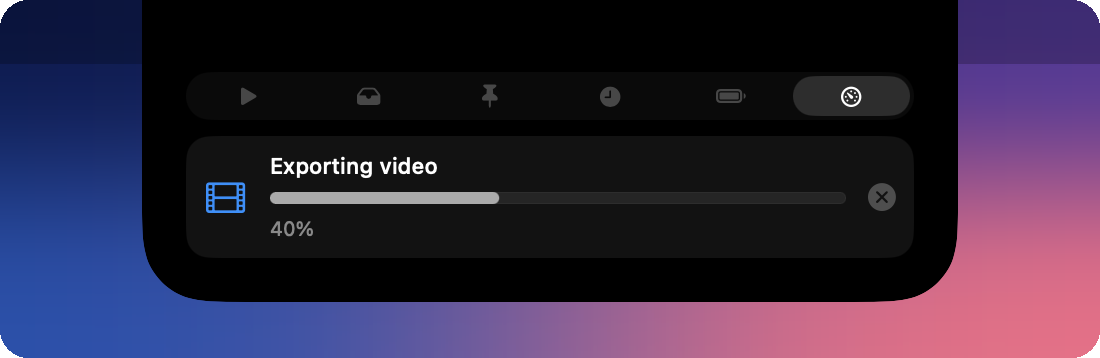
#> input picture docs/images/activity.png, 1100 x 358 px, given in place of activity.png.png, which was not available
$ python -i compose-readme-images.py   (imports and definitions only)
#> lines starting #> are read from the running program, lines starting #| are printed output that depends on the picture; after the words box and inside, x2 and y2 are one past the last pixel; in counts of white or black regions, pixels touching at a corner belong together
#!/usr/bin/env python3
"""Turns the smoke test's panels into the README's pictures: each real capture, unchanged, on a plain drawn backdrop.

Play something in Spotify, run a smoke test pinned to it, then this. Pinning matters: without it the pictures show
whatever this Mac last played, like a video in your browser, so this script stops unless the capture came from Spotify.
It needs Pillow, which only this script uses (the app has no dependencies):

    BRIM_SMOKE_PLAYER=com.spotify.client BRIM_SMOKE_OUTPUT="$PWD/dist/smoke" dist/Brim.app/Contents/MacOS/Brim --smoke-test --check-media
    python3 scripts/compose-readme-images.py
"""
import json
import sys
from pathlib import Path
from PIL import Image, ImageDraw

ROOT = Path(__file__).resolve().parent.parent
SOURCE, OUTPUT = ROOT / "dist/smoke", ROOT / "docs/images"
SCALE = 2
MENU_BAR = 32 * SCALE


def backdrop(width, height):
    """A soft four-color wash, drawn here so no wallpaper or anyone's desktop ends up in the pictures."""
    corners = Image.new("RGB", (2, 2))
    corners.putdata([(24, 34, 92), (86, 58, 140), (58, 78, 158), (196, 104, 138)])
    return corners.resize((width, height), Image.BICUBIC).convert("RGBA")


def rounded(image, radius=28 * SCALE // 2):
    mask = Image.new("L", image.size, 0)
    ImageDraw.Draw(mask).rounded_rectangle((0, 0, image.width - 1, image.height - 1), radius, fill=255)
    image.putalpha(mask)
    return image


def on_menu_bar(name, output, width=1100, below=56):
    """The island hangs from the top edge, so it goes where it really lives: under a menu bar, against the top."""
#> called with name = '../docs/images/activity.png', output = 'out.png', width = 1100, below = 56
    panel = Image.open(SOURCE / f"{name}.png").convert("RGBA")
#> panel is the input picture: PIL image 1100x358 RGBA; mean R, G, B, A 47.1, 36.7, 59.3, 254.5
    box = panel.getbbox()
#> box = (0, 0, 1100, 358)
    island = panel.crop((box[0], 0, box[2], box[3]))
    canvas = backdrop(width, max(island.height + below, MENU_BAR + below))
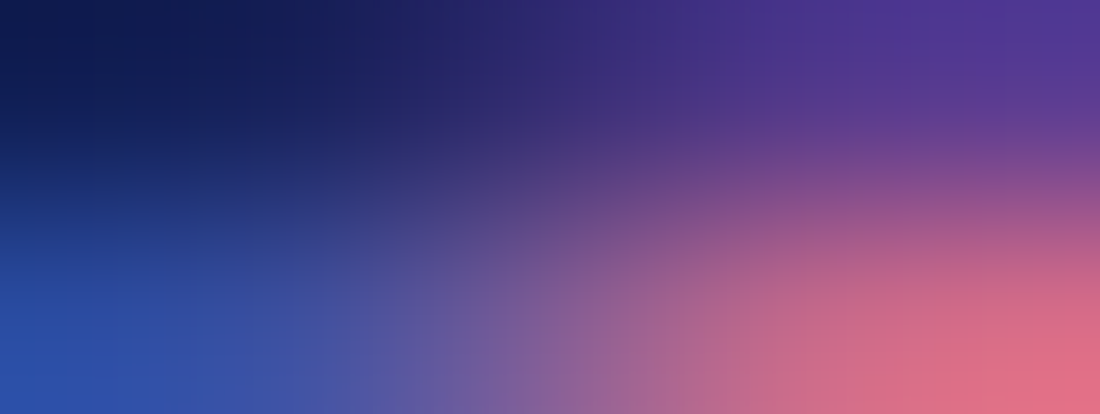
#> canvas: PIL image 1100x414 RGBA; mean R, G, B, A 91, 68.5, 132, 255
    canvas.alpha_composite(Image.new("RGBA", (width, MENU_BAR), (0, 0, 0, 56)))
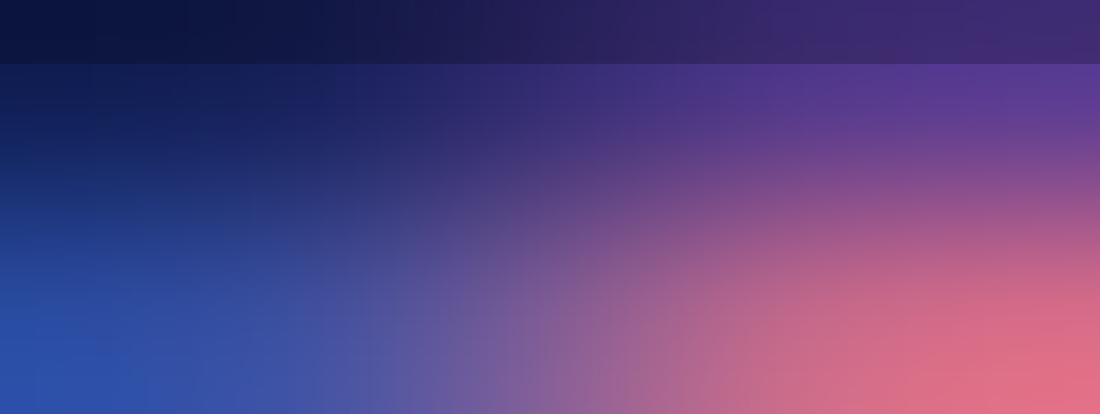
#> canvas: PIL image 1100x414 RGBA; mean R, G, B, A 89.4, 67.1, 128.2, 255
    canvas.alpha_composite(island, ((width - island.width) // 2, 0))
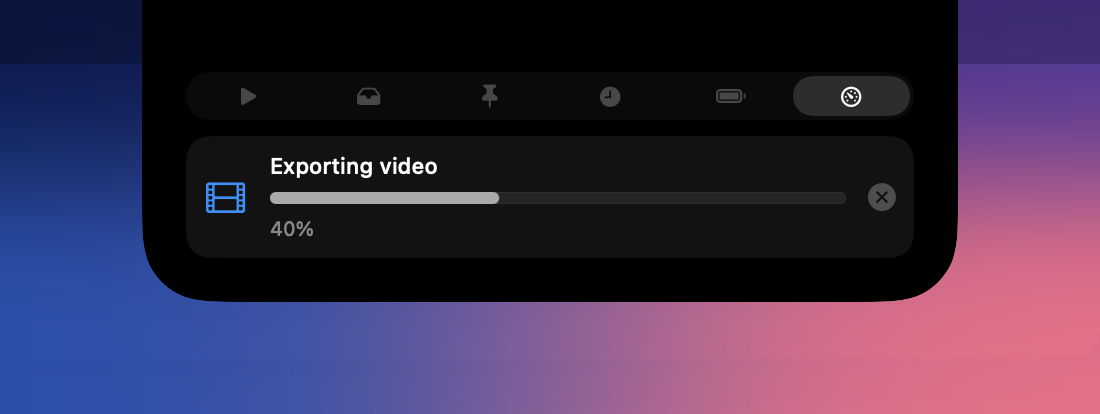
#> canvas: PIL image 1100x414 RGBA; mean R, G, B, A 58.9, 44.7, 71.8, 255
    rounded(canvas).save(OUTPUT / f"{output}.png", optimize=True)
#> in rounded, `mask = Image.new("L", image.size, 0)`: mask: PIL image 1100x414 L; every value is 0
#> in rounded, `ImageDraw.Draw(mask).rounded_rectangle((0, 0, image.width - 1, image.h..`:
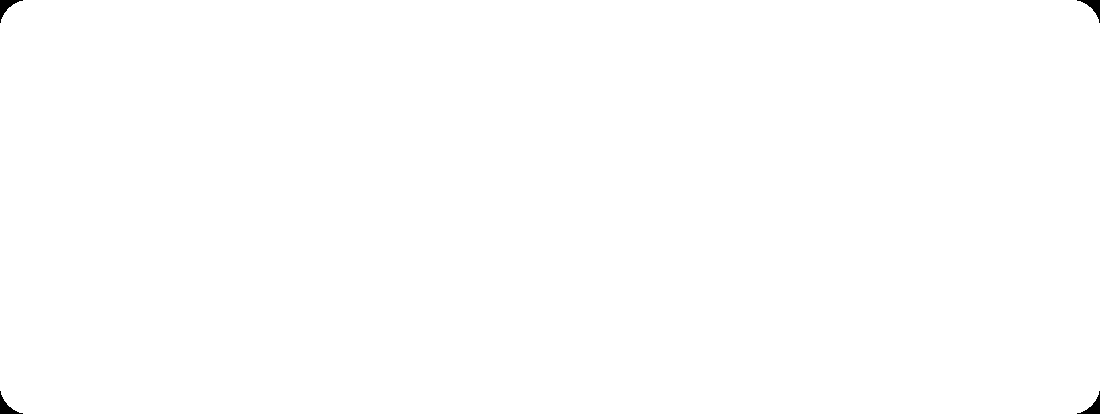
#> mask: PIL image 1100x414 L; 99.8% white; 4 black regions, box (x1, y1, x2, y2) and area: (0, 0, 23, 23) 174, (1077, 0, 1100, 23) 174, (0, 391, 23, 414) 174, (1077, 391, 1100, 414) 174


def floating(name, output, margin=64):
    """Windows float over the desktop rather than hanging from the menu bar."""
    panel = Image.open(SOURCE / f"{name}.png").convert("RGBA")
    canvas = backdrop(panel.width + margin * 2, panel.height + margin * 2)
    canvas.alpha_composite(panel, (margin, margin))
    rounded(canvas).save(OUTPUT / f"{output}.png", optimize=True)


def as_is(name, output, width=None):
    image = Image.open(SOURCE / f"{name}.png").convert("RGBA")
    if width:
        image = image.resize((width, round(image.height * width / image.width)), Image.LANCZOS)
    rounded(image, 20).save(OUTPUT / f"{output}.png", optimize=True)


# [1 line that did not run here, left out]
# [16 lines not run here, left out]

>>> result = on_menu_bar('../docs/images/activity.png', 'out.png')

$ run again, on docs/images/compact-music.png
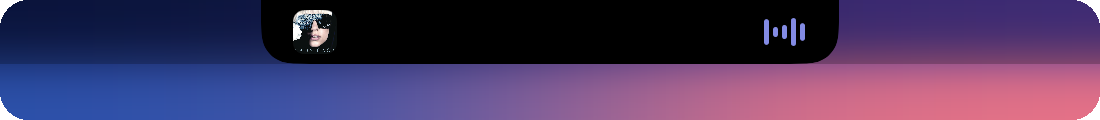
#> input picture docs/images/compact-music.png, 1100 x 120 px, given in place of compact-music.png.png, which was not available
#> in on_menu_bar, panel is the input picture: PIL image 1100x120 RGBA; mean R, G, B, A 72.1, 53.5, 94.5, 253.7
#> box = (0, 0, 1100, 120)
#> in on_menu_bar, `canvas.alpha_composite(Image.new("RGBA", (width, MENU_BAR), (0, 0, 0, ..`:
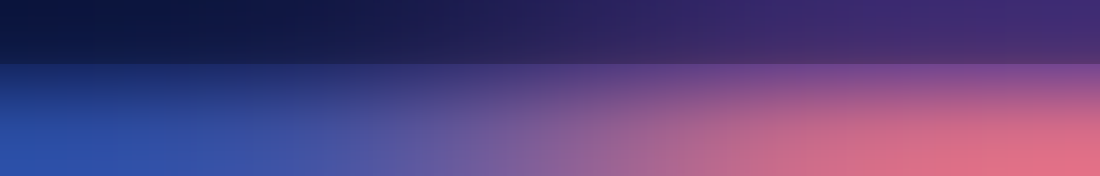
#> canvas: PIL image 1100x176 RGBA; mean R, G, B, A 86.8, 64.9, 122.8, 255
#> in on_menu_bar, `canvas.alpha_composite(island, ((width - island.width) // 2, 0))`:
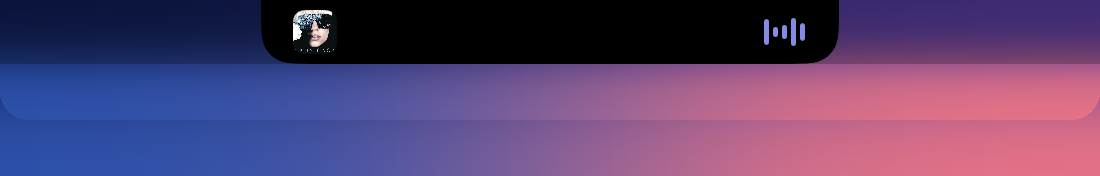
#> canvas: PIL image 1100x176 RGBA; mean R, G, B, A 90.8, 66.2, 112, 255

$ run again, on docs/images/dual-activities.png
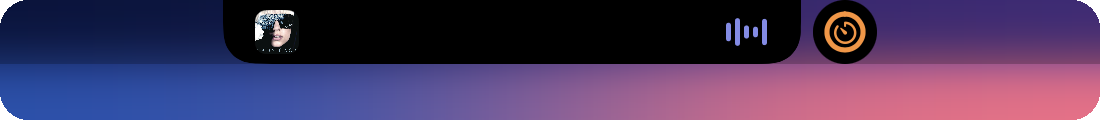
#> input picture docs/images/dual-activities.png, 1100 x 120 px, given in place of dual-activities.png.png, which was not available
#> in on_menu_bar, panel is the input picture: PIL image 1100x120 RGBA; mean R, G, B, A 72.7, 53.6, 92.8, 253.7
#> box = (0, 0, 1100, 120)
#> in on_menu_bar, `canvas.alpha_composite(Image.new("RGBA", (width, MENU_BAR), (0, 0, 0, ..`:
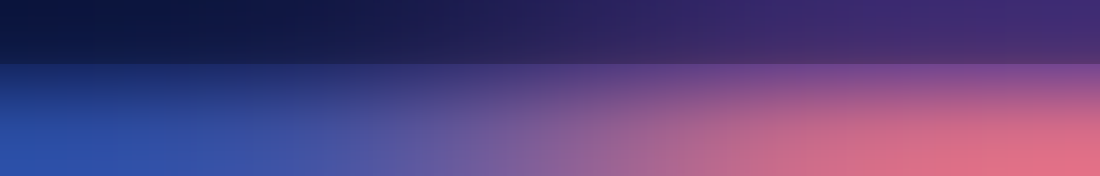
#> canvas: PIL image 1100x176 RGBA; mean R, G, B, A 86.8, 64.9, 122.8, 255
#> in on_menu_bar, `canvas.alpha_composite(island, ((width - island.width) // 2, 0))`:
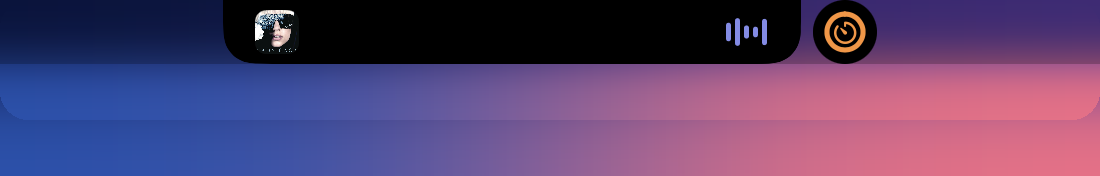
#> canvas: PIL image 1100x176 RGBA; mean R, G, B, A 91.1, 66.2, 110.9, 255
